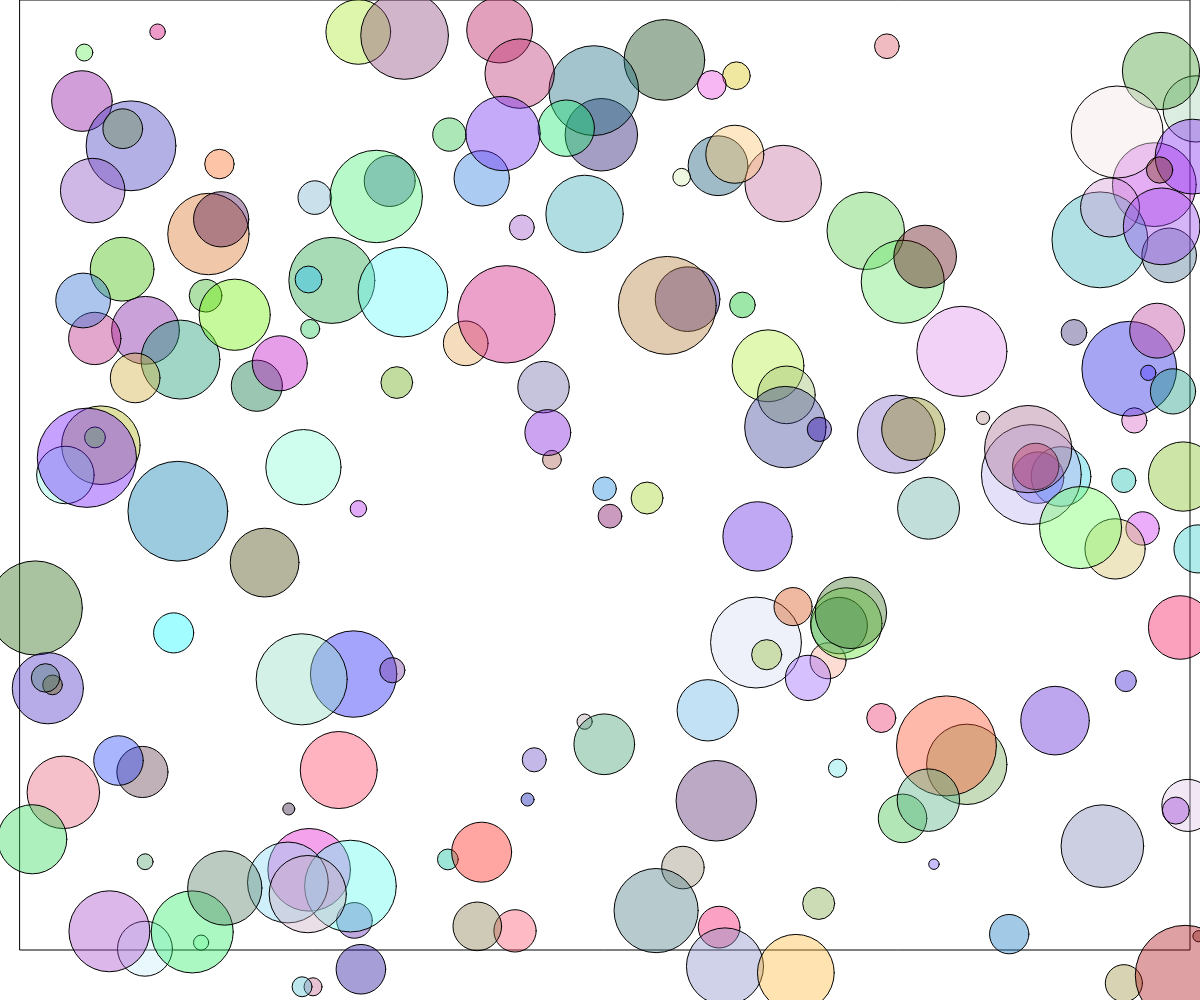
Frame 1 (no input)
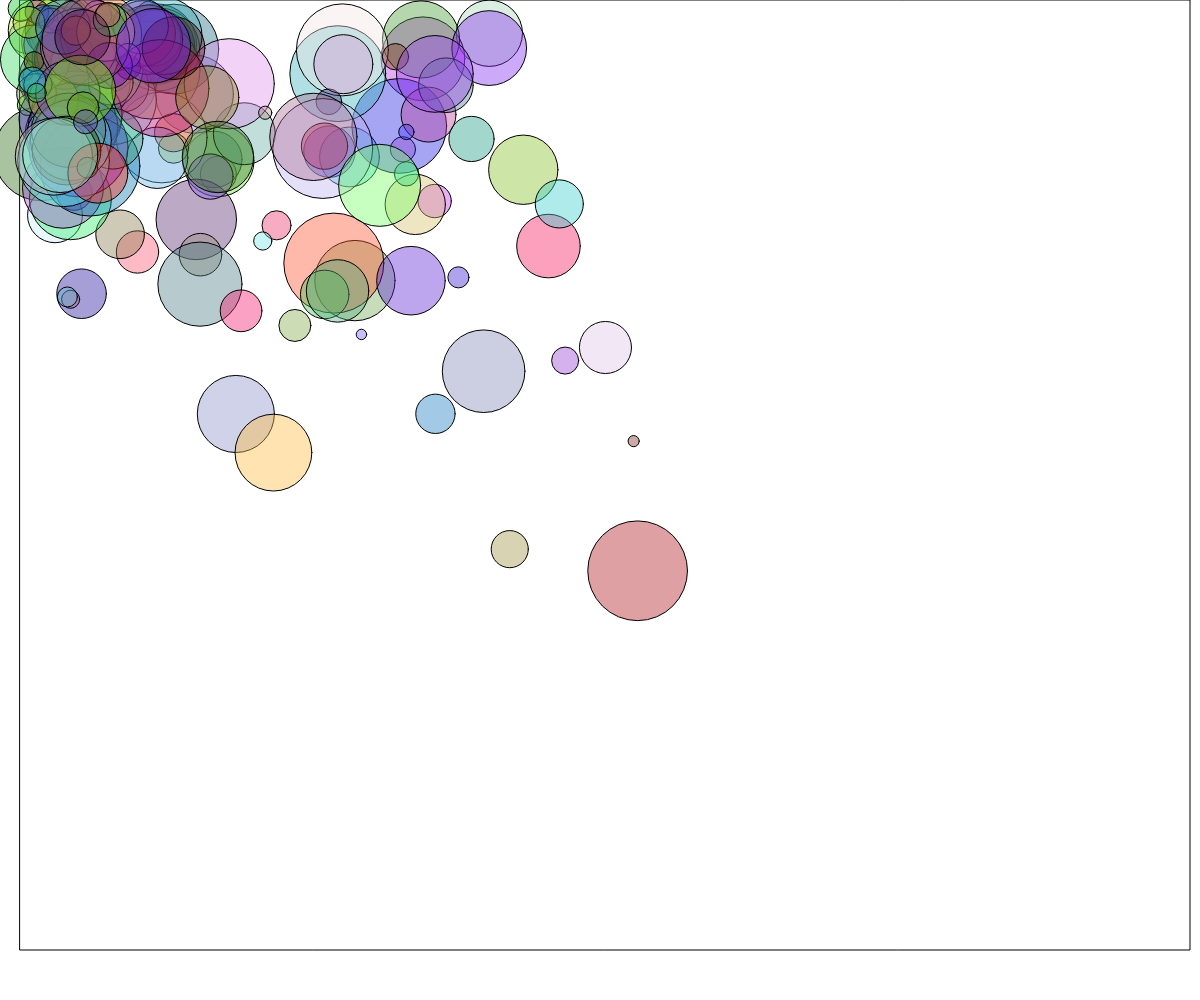
Frame 60 (no input)
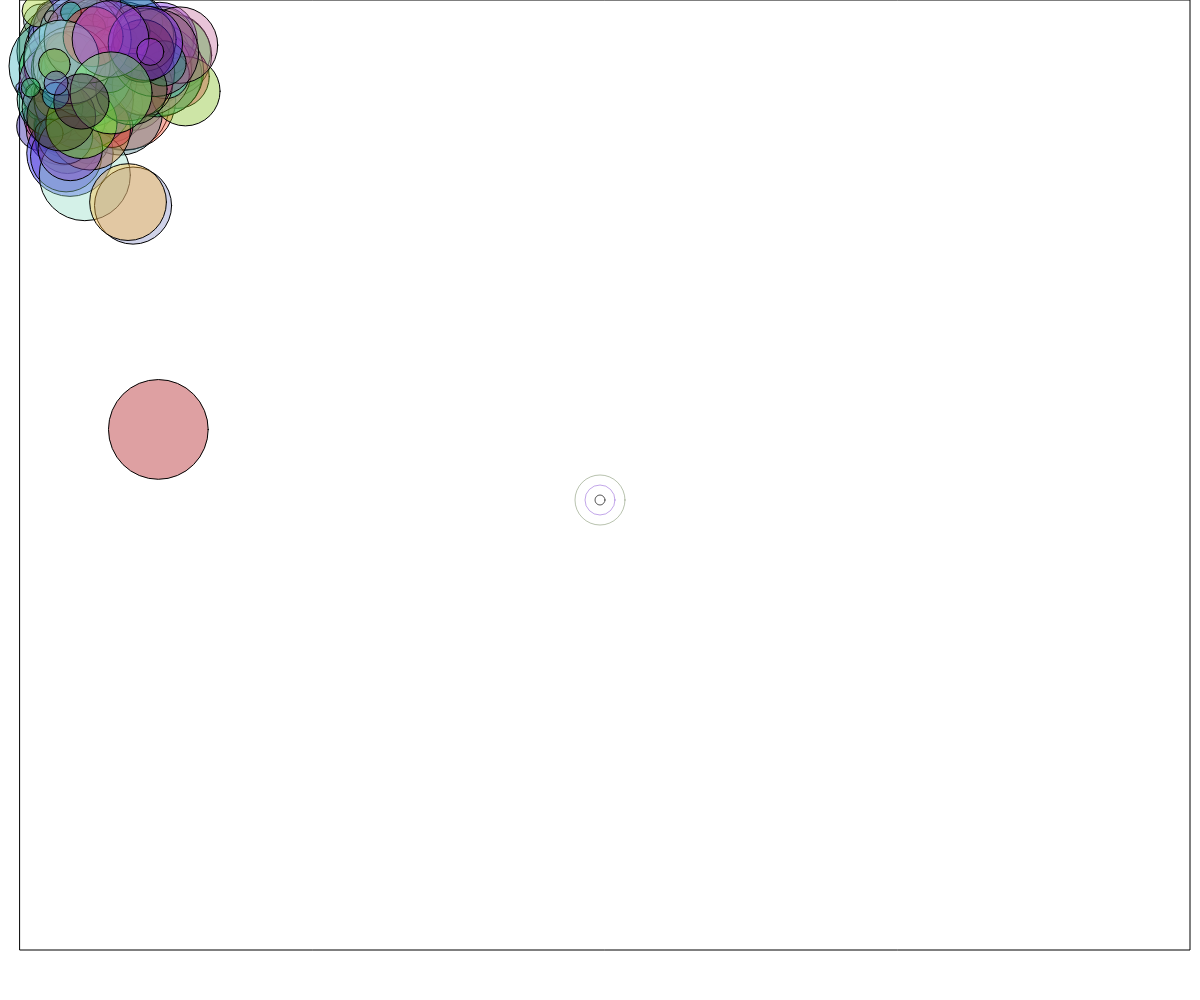
Frame 120 (the mouse pressed at the canvas centre since frame 60)

The p5.js sketch that drew these frames (run headless with seeded random() and noise() and a simulated clock; from frame 60 on, the mouse is pressed at the canvas centre):

// p5.js sketch
// ── sketch.js

    totalheight = 800;
let mouseDown = 0;
let canvasWidth = window.innerWidth ; 
let canvasHeight = window.innerHeight ; 

let mobileDevice ; 
if(canvasWidth<700) mobileDevice = true ; 

let totalBalls  = 175 ; 

console.log(canvasWidth , canvasHeight) ; 
let environ;

function setup() {
    createCanvas(canvasWidth, canvasHeight);
    frameRate(1000);
    fill(200, alpha = 100);
    environ = new Environment();
    environ.addForce(new createVector(0 , 10)) ; 

    if(mobileDevice)totalBalls = 40 ; 

    for (let i = 0; i < totalBalls ; i++)
    {
        environ.addBall(new Ball(random(30, canvasWidth), random(30, canvasHeight), random(5 , 50 ), environ));
    }
}


function draw() {
    background(255);
    environ.update();
}



class Environment {

    constructor() {
        this.objectsArray = [];
        this.forcesArray = [] ;
        this.boundLeft = 20;
        this.boundRight = canvasWidth - 30;
        this.boundTop = 0 ;
        this.boundBottom = canvasHeight - 50 ;
        this.speedLimit = 15 ; 
        if(mobileDevice)this.speedLimit = 10 ; 
        console.log(this.boundLeft , this.boundRight , this.boundTop , this.boundBottom) ; 
    }


    update() {
        push() ; 
        fill(255) ; 
        rect(this.boundLeft, this.boundTop, this.boundRight, this.boundBottom);
        if(mouseIsPressed){
            fill(0,0) ;
            stroke(40 ,200)
            ellipse(mouseX , mouseY , 10 , 10 ) ; 
            stroke(100 , 30  , 200 , 100) ; 
            ellipse(mouseX , mouseY , 30 , 30 ) ; 
            stroke(74 , 100 , 50 , 100 )
            ellipse(mouseX , mouseY , 50 , 50 ) ; 
        }
        pop() ; 
        this.forcesArray.forEach(force=>{
            this.applyForce(force) ; 
        })
        this.updateAndShowAllBalls();
    }



    addBall(ball) {
        ball.setVelocityLimit(this.speedLimit) ; 
        this.objectsArray.push(ball);
    }

    updateAndShowAllBalls() {
        this.objectsArray.forEach(ball => ball.updateAndShow());
    }

    showAllBalls() {
        this.objectsArray.forEach(ball => ball.show());
    }

    addForce(force) {
        this.forcesArray.push(force) ; 
    }
    applyForce(force) {
        this.objectsArray.forEach(ball => ball.applyForce(force))
    }
}



class Ball {

    constructor(x, y, radius, environment) {
        this.environment = environment;
        this.radius = radius;
        this.colorR =  random(255) ; this.colorG = random(255) ; this.colorB = random(255) ; 
        this.colorAlpha = 100 ; 
        this.loc = new createVector(x, y);
        this.velocityLimit = Number.POSITIVE_INFINITY;
        this.vel = new createVector(0, 0);
        this.acc = new createVector(0, 0);
        this.dampeningFactor = 0.90;
    }

    updateAndShow() {
        this.update();
        this.show();
    }

    update() {
        this.handleEnvironmentBound();
        this.vel.limit(this.velocityLimit) ; 
        this.loc.add(this.vel);
        
        this.acc = this.getAccelerationFromMouse() ; 
        if(mouseIsPressed) this.acc.mult(-1) ; 

        this.vel.add(this.acc) ; 

        this.acc.mult(0);
    }

    getAccelerationFromMouse(){
        let constant = 100 ; 
        let mouseToBall = p5.Vector.sub( this.loc , new createVector(mouseX , mouseY) )  ; 
        let direction = mouseToBall.normalize() ;  //Ball to mouse
        let finalAcceleraiton = p5.Vector.div( direction.mult(constant)  , mouseToBall.mag()) ; 
        return finalAcceleraiton.mult(-1)  ;  
    }


    handleEnvironmentBound() {
        if ((this.loc.x - this.radius) < this.environment.boundLeft) {
            this.vel.x = abs(this.vel.x);
            this.vel.x *= this.dampeningFactor;
        }

        if (this.loc.x + this.radius > this.environment.boundRight) {
            this.vel.x = -1 * abs(this.vel.x);
            this.vel.x *= this.dampeningFactor;
        }

        if (this.loc.y - this.radius  < this.environment.boundTop) {
            this.vel.y = abs(this.vel.y);
            this.vel.y *= this.dampeningFactor;
        }

        if (this.loc.y + this.radius > this.environment.boundBottom) {
            this.vel.y = -1 * abs(this.vel.y);
            this.vel.y *= this.dampeningFactor;
        }
    }

    show() {
        push() ; 
        fill(this.colorR , this.colorG , this.colorB , this.colorAlpha ) ; 
        ellipse(this.loc.x, this.loc.y, this.radius * 2, this.radius * 2);
        
        pop() ;
    }

    applyForce(force) {
        this.acc.add(p5.Vector.div(force , this.radius));
    }
    setVelocityLimit(lim) {
        this.velocityLimit = lim;
    }
    setAcceleration(acc) {
        this.acc = acc;
    }

    setAcceleration(x, y) {
        this.acc.x = x;
        this.acc.y = y;
    }
}
